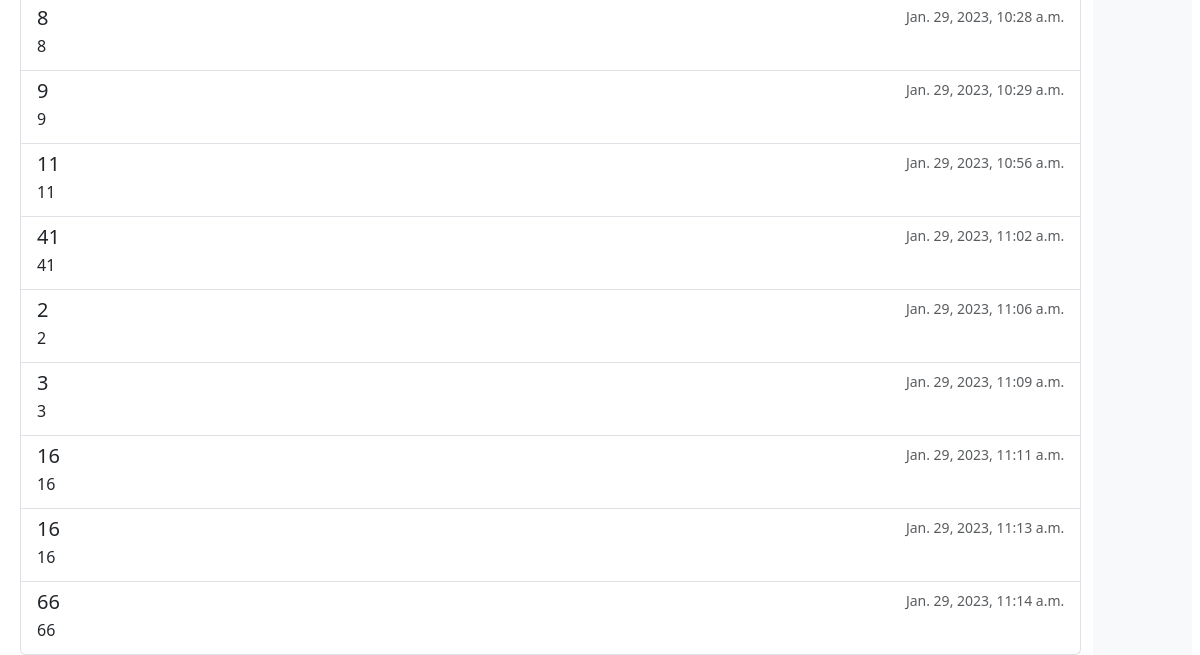
Before: /subject/1 (signed in, lower part) with the older database file.
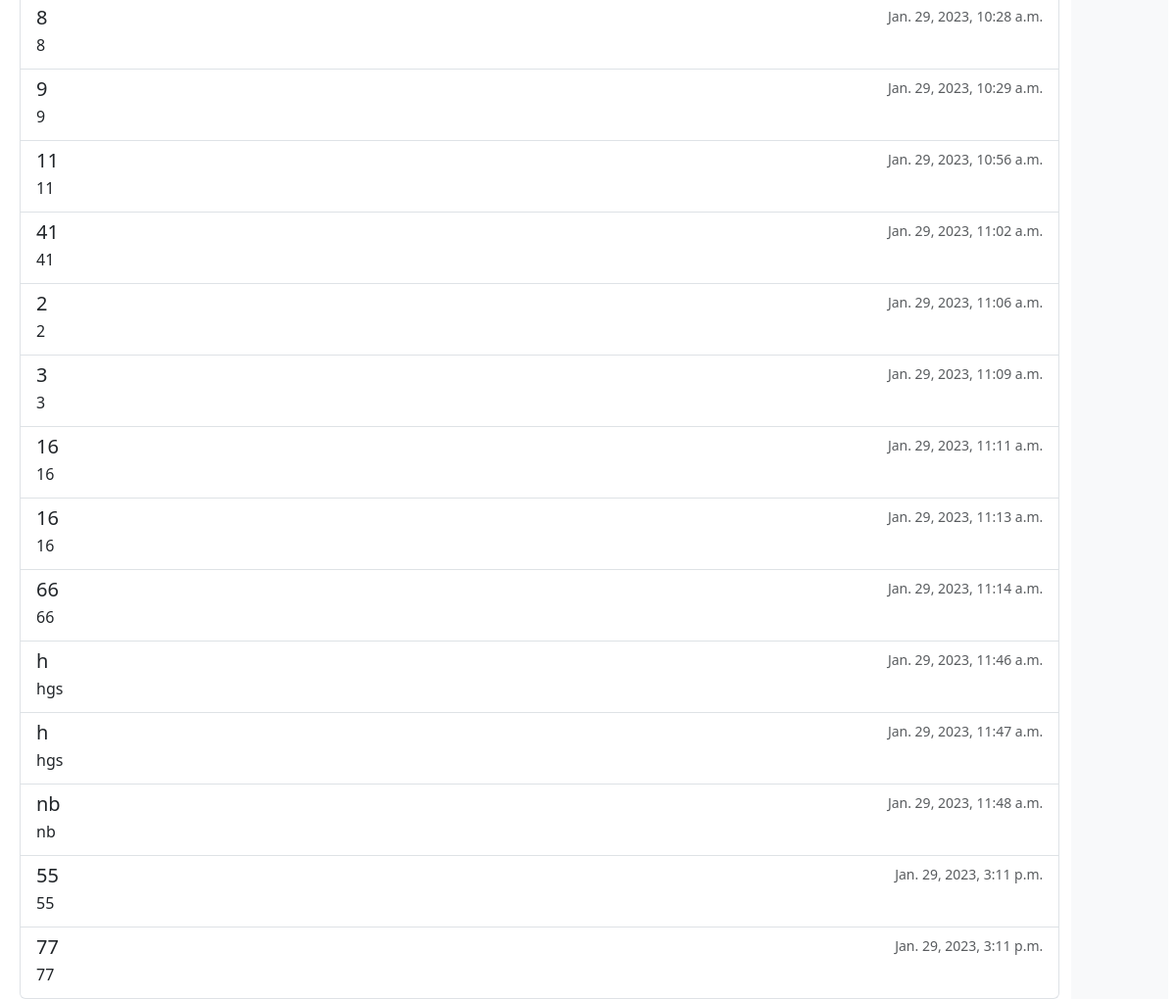
After: the same page with the newer database file.
### univ_app/models.py (models this page shows, shortened)
class Task(models.Model):
    title = models.CharField(max_length=200, default = '', blank = True) #this field is present in Test itself
    description = models.TextField(default = '', blank = True) #this field is present in Test itself
    subject = models.ForeignKey("Subject", blank = True, null = True, on_delete = models.SET_NULL)
    created_at = models.DateTimeField(auto_now_add = True, null = True, blank = True)
    created_by = models.ForeignKey("Teacher", blank = True, null = True, on_delete = models.SET_NULL)
    class Meta:
        abstract = True
    def get_type(self):
        return str(self.__class__.__name__)

class Test(Task):
    slug = models.SlugField(max_length = 120 , blank = True, null = True, unique = True)
    link = models.CharField(max_length=1000, default = '')
    image = models.ImageField(upload_to = "uploads/", blank = True , null=True, default = "test.png")

class CommonTask(Task):
    file = models.FileField(upload_to = "uploads/common_tasks/", blank = True, null = True)

class InfoTask(Task):
    file = models.FileField(upload_to = "uploads/info_tasks/", blank = True, null = True)

### univ_app/decorators.py (the view)
        def wrapper(request, *args, **kwargs):
            group = None
            if request.user.groups.exists():
                group = request.user.groups.all()[0].name
            if group in allowed_groups:
                return view_func(request, *args, **kwargs)
            else:
                return HttpResponse("У вас нет прав доступа к этой странице")

### univ_app/models.py (called while the page is built)
    @property
    def all_tasks(self):
        common_tasks = self.commontask_set.all()
        info_tasks = self.infotask_set.all()
        test_tasks = self.test_set.all()
        tasks = list(chain(common_tasks, info_tasks, test_tasks))
        tasks.sort(key = lambda task : task.created_at)
        return tasks

### univ_app/templatetags/user_tags.py (called while the page is built)
@register.filter(name='has_group')
def has_group(user, group_name):
    return user.groups.filter(name=group_name).exists()

### univ_app/views.py (called while the page is built)
@allowed_users(allowed_groups = ["teacher", "student"])
def ts_subject(request, subj_id):
    subject = Subject.objects.get(id = subj_id)
    tasks = subject.all_tasks
    ctx = {
    "subject":subject,
    "tasks":tasks,
    }
    return render(request,"mutual_views/ts_subject.html",ctx)

### templates/mutual_views/ts_subject.html (shortened to what this page needs)
{%extends "base.html"%}
{%load user_tags%}
{% block ts_subject %}
<div class="list-group">
  {%for task in tasks%}
  <a href="{%url 'ts_task' task.get_type task.id %}" class="list-group-item list-group-item-action flex-column align-items-start">
    <div class="d-flex w-100 justify-content-between">
      <h5 class="mb-1">{{task.title}} </h5>
      <small class="text-muted">{{task.created_at}}</small>
    </div>
    <p class="mb-1">{{task.description}}</p>
  </a>
  {%endfor%}
</div>
{% endblock %}

### templates/base.html (shortened to what this page needs)
{% load static %}
<!DOCTYPE html>
<html lang="en" dir="ltr">
<link href="https://cdn.jsdelivr.net/npm/bootstrap@5.3.0-alpha1/dist/css/bootstrap.min.css" rel="stylesheet">
<link rel="stylesheet" href="{% static 'univ_app/css/base.css' %}">
  <head>
  </head>
  <body>
    <div class = "wrapper container-fluid d-flex flex-column">
      <div class="row p-2 vh-100  ">
        <div class="col-md-11">
          {% block ts_subject %}
          {% endblock %}
        </div>
        <div class="col col-md-1 p-2 bg-light flex-fill text-center justify-content-center">
        </div>
      </div>
    </div>
  </body>
</html>

### templates/include/sidebar.html (shortened to what this page needs)
{% load user_tags %}

### univ_app/static/univ_app/css/base.css (style rules this page uses)
body { background: white; }

### templates/base.html (style rules this page uses)
body { background-color:white; }

Changed rows visible on the page:
added CommonTask: title "h", created_at "Jan. 29, 2023, 11:46 a.m.", description "hgs"
added CommonTask: title "h", created_at "Jan. 29, 2023, 11:47 a.m.", description "hgs"
added Test: title "nb", created_at "Jan. 29, 2023, 11:48 a.m.", description "nb"
added CommonTask: title "55", created_at "Jan. 29, 2023, 3:11 p.m.", description "55"
added CommonTask: title "77", created_at "Jan. 29, 2023, 3:11 p.m.", description "77"
